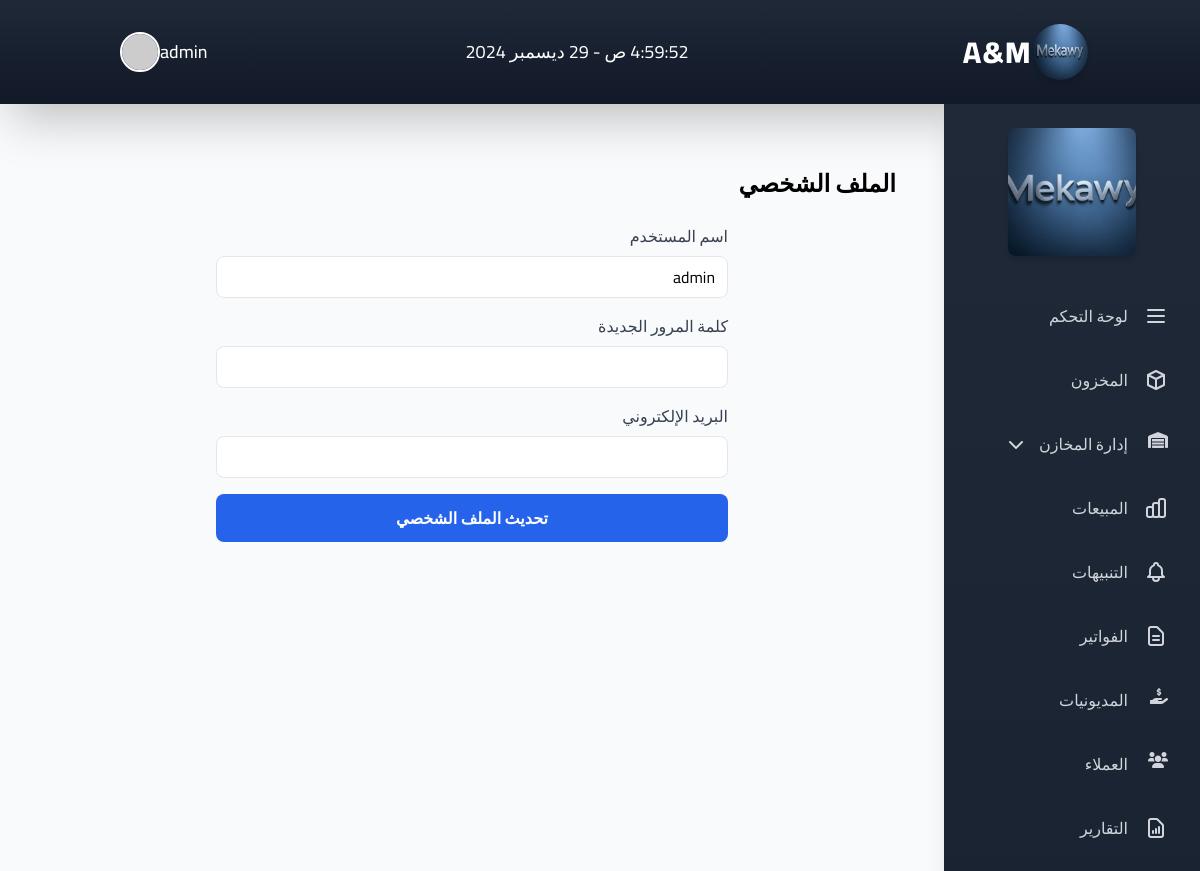
The app's page /profile (signed in) with its own data.
### app.py (models this page shows)
class Settings(db.Model):
    id = db.Column(db.Integer, primary_key=True)
    brand_name = db.Column(db.String(100), default='My Store')
    logo_url = db.Column(db.String(200))
    sidebar_image_url = db.Column(db.String(200))
    owner_email = db.Column(db.String(120))
    theme_color = db.Column(db.String(20), default='#007bff')
    about_title = db.Column(db.String(200))
    about_text = db.Column(db.Text)
    contact_phone = db.Column(db.String(50))
    contact_email = db.Column(db.String(120))
    show_dashboard = db.Column(db.Boolean, default=True)
    show_inventory = db.Column(db.Boolean, default=True)
    show_warehouses = db.Column(db.Boolean, default=True)
    show_sales = db.Column(db.Boolean, default=True)
    show_alerts = db.Column(db.Boolean, default=True)
    show_invoices = db.Column(db.Boolean, default=True)
    show_reports = db.Column(db.Boolean, default=True)
    show_debtors = db.Column(db.Boolean, default=True)
    show_clients = db.Column(db.Boolean, default=True)
    show_settings = db.Column(db.Boolean, default=True)
    sidebar_order = db.Column(db.String(500), default='dashboard,inventory,warehouses,sales,alerts,invoices,reports,debtors,clients')

class User(UserMixin, db.Model):
    id = db.Column(db.Integer, primary_key=True)
    username = db.Column(db.String(80), unique=True, nullable=False)
    password = db.Column(db.String(120), nullable=False)
    is_admin = db.Column(db.Boolean, default=False)
    role = db.Column(db.String(20), default='staff')  # 'owner', 'hr', 'staff'

### app.py (the view, shortened to what this page needs)
@app.route('/profile', methods=['GET', 'POST'])
@login_required
def profile():
    return render_template('profile.html')

### app.py (called while the page is built)
@app.context_processor
def inject_settings():
    settings = Settings.query.first()
    if not settings:
        settings = Settings()
        db.session.add(settings)
        db.session.commit()
    return dict(settings=settings)

@login_manager.user_loader
def load_user(user_id):
    return User.query.get(int(user_id))

### templates/profile.html
{% extends 'base.html' %}
{% block content %}
<div class="container mx-auto px-4 py-8 rtl">
    <h2 class="text-2xl font-bold mb-6 text-right">الملف الشخصي</h2>
    <form method="POST" class="max-w-lg mx-auto">
        <div class="mb-4">
            <label class="block text-gray-700 text-right mb-2">اسم المستخدم</label>
            <input type="text" name="username"
                   class="w-full px-3 py-2 border rounded-lg focus:outline-none focus:ring-2 focus:ring-blue-500"
                   value="{{ current_user.username }}" dir="rtl">
        </div>
        <div class="mb-4">
            <label class="block text-gray-700 text-right mb-2">كلمة المرور الجديدة</label>
            <input type="password" name="new_password"
                   class="w-full px-3 py-2 border rounded-lg focus:outline-none focus:ring-2 focus:ring-blue-500"
                   dir="rtl">
        </div>
        <div class="mb-4">
            <label class="block text-gray-700 text-right mb-2">البريد الإلكتروني</label>
            <input type="email" name="email"
                   class="w-full px-3 py-2 border rounded-lg focus:outline-none focus:ring-2 focus:ring-blue-500"
                   value="{{ current_user.email }}" dir="rtl">
        </div>
        <button type="submit"
                class="w-full bg-blue-600 hover:bg-blue-700 text-white font-bold py-3 px-4 rounded-lg transition duration-200">
            تحديث الملف الشخصي
        </button>
    </form>
</div>
{% endblock %}

### templates/components/header.html (shortened to what this page needs)
<header class="bg-gradient-to-b from-gray-800 to-gray-900 shadow-2xl">
    <div class="container mx-auto px-6">
        <div class="flex justify-between items-center py-6">
            <div class="flex items-center space-x-4">
                {% if settings.logo_url %}
                    <img src="{{ url_for('static', filename=settings.logo_url.replace('/static/', '')) }}" alt="شعار متجر الجينز" class="h-14 w-14 rounded-full shadow-md transform hover:scale-110 transition-transform duration-300">
                {% else %}
                    <img src="{{ url_for('static', filename='img/default-logo.png') }}" alt="شعار متجر الجينز" class="h-14 w-14 rounded-full shadow-md transform hover:scale-110 transition-transform duration-300">
                {% endif %}
                <h1 class="text-3xl font-extrabold text-white tracking-wider hover:text-blue-200 transition-colors duration-300">A&M</h1>
            </div>
            <span class="text-white text-lg" id="currentTime"></span>
            <div class="flex items-center space-x-6">
                <div class="relative group">
                    <button class="flex items-center space-x-2 text-white hover:text-blue-200 transition-colors duration-300">
                        <span class="text-lg font-medium">{{ current_user.username }}</span>
                        <img src="https://i.pravatar.cc/150?img=12" alt="Profile" class="h-10 w-10 rounded-full border-2 border-white">
                    </button>
                </div>
            </div>
        </div>
    </div>
</header>

### templates/components/sidebar.html (shortened to what this page needs)
<aside class="bg-gradient-to-b from-gray-800 to-gray-900 text-white w-full md:w-64 min-h-screen px-4 py-6 shadow-xl">
    <div class="mb-8 transition-transform hover:scale-105">
        {% if settings.logo_url %}
            <img src="{{ url_for('static', filename=settings.logo_url.replace('/static/', '')) }}" alt="شعار متجر الجينز" class="mx-auto rounded-lg shadow-md w-32 h-32 object-cover">
        {% else %}
            <img src="{{ url_for('static', filename='img/default-logo.png') }}" alt="شعار متجر الجينز" class="mx-auto rounded-lg shadow-md w-32 h-32 object-cover">
        {% endif %}
    </div>
    <nav>
        <ul class="space-y-2">
            {% set order = settings.sidebar_order.split(',') %}
            {% for item in order %}
                {% if item == 'dashboard' and settings.show_dashboard %}
                    <li>
                        <a href="/dashboard" class="flex items-center justify-start gap-4 p-4 hover:bg-gray-700/60 rounded-xl transition-all duration-300 ease-in-out hover:shadow-lg group">
                            <svg class="w-6 h-6 text-gray-300 group-hover:text-white transition-colors" fill="none" stroke="currentColor" viewBox="0 0 24 24">
                                <path stroke-linecap="round" stroke-linejoin="round" stroke-width="2" d="M4 6h16M4 12h16M4 18h16"></path>
                            </svg>
                            <span class="text-base font-medium text-gray-300 group-hover:text-white transition-colors">لوحة التحكم</span>
                        </a>
                    </li>
                {% endif %}
                {% if item == 'inventory' and settings.show_inventory %}
                    <li>
                        <a href="/inventory" class="flex items-center justify-start gap-4 p-4 hover:bg-gray-700/60 rounded-xl transition-all duration-300 ease-in-out hover:shadow-lg group">
                            <svg class="w-6 h-6 text-gray-300 group-hover:text-white transition-colors" fill="none" stroke="currentColor" viewBox="0 0 24 24">
                                <path stroke-linecap="round" stroke-linejoin="round" stroke-width="2" d="M20 7l-8-4-8 4m16 0l-8 4m8-4v10l-8 4m0-10L4 7m8 4v10M4 7v10l8 4"></path>
                            </svg>
                            <span class="text-base font-medium text-gray-300 group-hover:text-white transition-colors">المخزون</span>
                        </a>
                    </li>
                {% endif %}
                {% if item == 'warehouses' and settings.show_warehouses %}
                    <li class="sidebar-item">
                        <a href="#" class="flex items-center justify-start gap-4 p-4 hover:bg-gray-700/60 rounded-xl transition-all duration-300 ease-in-out hover:shadow-lg group" onclick="toggleSubmenu('warehouseSubmenu')">
                            <i class="fas fa-warehouse text-gray-300 group-hover:text-white transition-colors w-6 h-6"></i>
                            <span class="text-base font-medium text-gray-300 group-hover:text-white transition-colors">إدارة المخازن</span>
                            <i class="fas fa-chevron-down text-gray-300 group-hover:text-white transition-colors ml-auto"></i>
                        </a>
                    </li>
                {% endif %}
                {% if item == 'sales' and settings.show_sales %}
                    <li>
                        <a href="/sales" class="flex items-center justify-start gap-4 p-4 hover:bg-gray-700/60 rounded-xl transition-all duration-300 ease-in-out hover:shadow-lg group">
                            <span class="text-base font-medium text-gray-300 group-hover:text-white transition-colors">المبيعات</span>
                        </a>
                    </li>
                {% endif %}
                {% if item == 'alerts' and settings.show_alerts %}
                    <li>
                        <a href="/alerts" class="flex items-center justify-start gap-4 p-4 hover:bg-gray-700/60 rounded-xl transition-all duration-300 ease-in-out hover:shadow-lg group">
                            <span class="text-base font-medium text-gray-300 group-hover:text-white transition-colors">التنبيهات</span>
                        </a>
                    </li>
                {% endif %}
                {% if item == 'invoices' and settings.show_invoices %}
                    <li>
                        <a href="{{ url_for('list_invoices') }}" class="flex items-center justify-start gap-4 p-4 hover:bg-gray-700/60 rounded-xl transition-all duration-300 ease-in-out hover:shadow-lg group">
                            <span class="text-base font-medium text-gray-300 group-hover:text-white transition-colors">الفواتير</span>
                        </a>
                    </li>
                {% endif %}
                {% if item == 'reports' and settings.show_reports %}
                    <li>
                        <a href="/reports" class="flex items-center justify-start gap-4 p-4 hover:bg-gray-700/60 rounded-xl transition-all duration-300 ease-in-out hover:shadow-lg group">
                            <span class="text-base font-medium text-gray-300 group-hover:text-white transition-colors">التقارير</span>
                        </a>
                    </li>
                {% endif %}
                {% if item == 'debtors' and settings.show_debtors %}
                    <li class="sidebar-item">
                        <a href="{{ url_for('debtors') }}" class="flex items-center justify-start gap-4 p-4 hover:bg-gray-700/60 rounded-xl transition-all duration-300 ease-in-out hover:shadow-lg group">
                            <i class="fas fa-hand-holding-usd text-gray-300 group-hover:text-white transition-colors w-6 h-6"></i>
                            <span class="text-base font-medium text-gray-300 group-hover:text-white transition-colors">المديونيات</span>
                        </a>
                    </li>
                {% endif %}
                {% if item == 'clients' and settings.show_clients %}
                    <li class="sidebar-item">
                        <a href="{{ url_for('list_clients') }}" class="flex items-center justify-start gap-4 p-4 hover:bg-gray-700/60 rounded-xl transition-all duration-300 ease-in-out hover:shadow-lg group">
                            <i class="fas fa-users text-gray-300 group-hover:text-white transition-colors w-6 h-6"></i>
                            <span class="text-base font-medium text-gray-300 group-hover:text-white transition-colors">العملاء</span>
                        </a>
                    </li>
                {% endif %}
            {% endfor %}
        </ul>
    </nav>
</aside>

### templates/base.html (style rules this page uses)
body { font-size: 16px; touch-action: manipulation; }

### records on screen
Settings: logo_url (picture), show_dashboard True (drawn), show_inventory True (drawn), show_warehouses True (drawn), show_sales True (drawn), show_alerts True (drawn), show_invoices True (drawn), show_debtors True (drawn), show_clients True (drawn), show_reports True (drawn)
User: username "admin"
